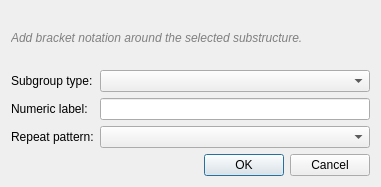
<?xml version="1.0" encoding="UTF-8"?>
<ui version="4.0">
 <class>BracketSubgroupDialog</class>
 <widget class="QWidget" name="BracketSubgroupDialog">
  <property name="geometry">
   <rect>
    <x>0</x>
    <y>0</y>
    <width>381</width>
    <height>187</height>
   </rect>
  </property>
  <property name="windowTitle">
   <string>Form</string>
  </property>
  <layout class="QVBoxLayout" name="verticalLayout">
   <item>
    <widget class="QLabel" name="description_lbl">
     <property name="font">
      <font>
       <italic>true</italic>
      </font>
     </property>
     <property name="styleSheet">
      <string notr="true">QLabel { color: gray; }</string>
     </property>
     <property name="text">
      <string>Add bracket notation around the selected substructure.</string>
     </property>
    </widget>
   </item>
   <item>
    <layout class="QGridLayout" name="gridLayout">
     <item row="0" column="0">
      <widget class="QLabel" name="subgroup_type_lbl">
       <property name="text">
        <string>Subgroup type:</string>
       </property>
      </widget>
     </item>
     <item row="2" column="0">
      <widget class="QLabel" name="repeat_pattern_lbl">
       <property name="text">
        <string>Repeat pattern:</string>
       </property>
      </widget>
     </item>
     <item row="1" column="0">
      <widget class="QLabel" name="polymer_label_lbl">
       <property name="text">
        <string>Numeric label:</string>
       </property>
      </widget>
     </item>
     <item row="0" column="1">
      <widget class="QComboBox" name="subgroup_type_combo"/>
     </item>
     <item row="2" column="1">
      <widget class="QComboBox" name="repeat_pattern_combo"/>
     </item>
     <item row="1" column="1">
      <widget class="QLineEdit" name="polymer_label_le"/>
     </item>
    </layout>
   </item>
   <item>
    <widget class="QDialogButtonBox" name="bottom_button_box">
     <property name="standardButtons">
      <set>QDialogButtonBox::Cancel|QDialogButtonBox::Ok</set>
     </property>
    </widget>
   </item>
  </layout>
 </widget>
 <resources/>
 <connections/>
</ui>
